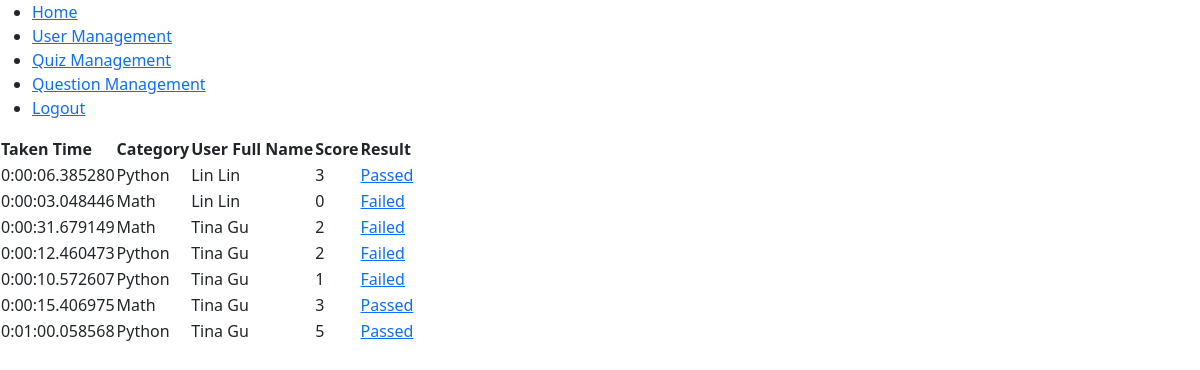
Before: /user_quiz_management/ (signed in) with the older database file.
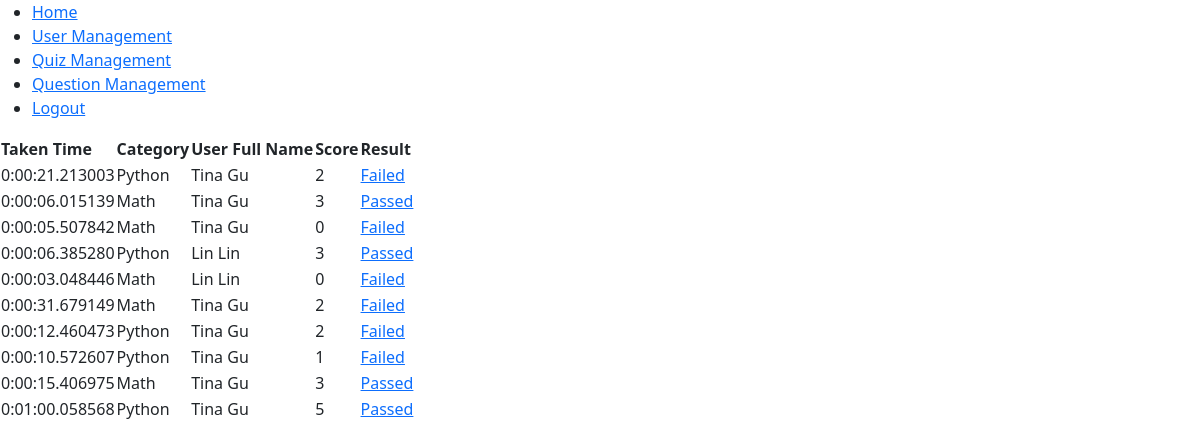
After: the same page with the newer database file.
### apps/web/models.py (models this page shows, shortened)
class Quiz(models.Model):
    user = models.ForeignKey(settings.AUTH_USER_MODEL, on_delete=models.CASCADE, related_name="quizzes_user")
    category = models.ForeignKey(Category, on_delete=models.CASCADE, related_name="quizzes_cat")
    name = models.CharField(max_length=255)
    time_start = models.DateTimeField(default=timezone.now)
    time_end = models.DateTimeField(null=True, blank=True)
    STATUS_CHOICES = (
        ('ongoing', 'Ongoing'),
        ('completed', 'Completed'),
    )
    status = models.CharField(max_length=10, choices=STATUS_CHOICES, default='ongoing')
    def calculate_duration(self):
        if self.time_end:
            return self.time_end - self.time_start
        else:
            return timezone.now() - self.time_start
    def get_score(self):
        correct_answers_count = self.quiz_questions_quiz.filter(user_choice__is_correct=True).count()
        return correct_answers_count
    def get_result(self):
        score = self.get_score()
        return 'Passed' if score >= 3 else 'Failed'

class Category(models.Model):
    name = models.CharField(max_length=50)
    is_active = models.BooleanField(default=True)

class CustomUser(AbstractUser):
    phone = models.CharField(max_length=20, blank=True, null=True)
    class Meta:
        db_table = 'custom_user'
    groups = models.ManyToManyField(
        'auth.Group',
        verbose_name='groups',
        blank=True,
        help_text='The groups this user belongs to. A user will get all permissions granted to each of their groups.',
        related_name="custom_user_set",
        related_query_name="custom_user",
    )
    user_permissions = models.ManyToManyField(
        'auth.Permission',
        verbose_name='user permissions',
        blank=True,
        help_text='Specific permissions for this user.',
        related_name="custom_user_set",
        related_query_name="custom_user",
    )

### apps/web/views.py (the view)
# urls.py: path('user_quiz_management/', UserQuizListView.as_view(), name='user_quiz_management'),
class UserQuizListView(LoginRequiredMixin,PermissionRequiredMixin,ListView):
    permission_required = 'web.view_quiz'
    model = Quiz
    template_name = 'user_management/user_quiz_management.html'
    context_object_name = 'quizzes'
    ordering = ['-time_start']
    def get_queryset(self):
        queryset = super().get_queryset()
        user = self.request.user
        user_filter = self.request.GET.get('user_id')
        print(user_filter)
        if user.is_authenticated and (user.is_staff or user.is_superuser):
            if user_filter:
                queryset = queryset.filter(user__id=user_filter)
            category_filter = self.request.GET.get('category')
            if category_filter:
                queryset = queryset.filter(category__name=category_filter)
        return queryset

### apps/web/templates/user_management/user_quiz_management.html (shortened to what this page needs)
{% extends 'base.html' %}
{% load crispy_forms_tags %}
{% block content %}
    <table>
        <thead>
            <tr>
                <th>Taken Time</th>
                <th>Category</th>
                <th>User Full Name</th>
                <th>Score</th>
                <th>Result</th>
            </tr>
        </thead>
        <tbody>
            {% for quiz in quizzes %}
            <tr onclick="window.location.href='{% url 'quiz_result' quiz.id %}';">
                <td>{{ quiz.calculate_duration }}</td>
                <td>{{ quiz.category.name }}</td>
                <td>{{ quiz.user.get_full_name }}</td>
                <td>{{ quiz.get_score }}</td>
                <td><a href="{% url 'quiz_result' quiz.id%}">{{ quiz.get_result }}</a></td>
            </tr>
            {% endfor %}
        </tbody>
    </table>
{% endblock %}

### apps/web/templates/base.html (shortened to what this page needs)
<!DOCTYPE html>
<html lang="en">
<head>
    {% load static %}
    <link href="https://cdn.jsdelivr.net/npm/bootstrap@5.3.2/dist/css/bootstrap.min.css" rel="stylesheet">
</head>
<body>
    <nav>
        <ul>
            {% if user.is_authenticated %}
                {% if user.is_staff or user.is_superuser %}
                    <li><a href="{% url 'user_management' %}">User Management</a></li>
                    <li><a href="{% url 'user_quiz_management' %}">Quiz Result Management</a></li>
                    <li><a href="{% url 'question_management' %}">Question Management</a></li>
                {% else %}
                    <li><a href="{% url 'home' %}">Home</a></li>
                    {% if perms.web.change_profile %}
                        <li><a href="{% url 'user_management' %}">User Management</a></li>
                    {% endif %}
                    {% if perms.web.change_quiz %}
                        <li><a href="{% url 'user_quiz_management' %}">Quiz Management</a></li>
                    {% endif %}
                    {% if perms.web.change_question %}
                        <li><a href="{% url 'question_management' %}">Question Management</a></li>
                    {% endif %}
                {% endif %}
                <form action="{% url 'logout' %}" method="post">
                        <li><a href="{% url 'logout' %}">Logout</a></li>
                </form>
            {% else %}
                <li><a href="{% url 'login' %}">Login</a></li>
                <li><a href="{% url 'register' %}">Register</a></li>
            {% endif %}
        </ul>
    </nav>
    {% block content %}
    {% endblock %}
</body>
</html>

Changed rows visible on the page:
added Quiz: calculate_duration "0:00:21.213003", category.name "Python", user.get_full_name "Tina Gu", get_score "2", get_result "Failed"
added Quiz: calculate_duration "0:00:06.015139", category.name "Math", user.get_full_name "Tina Gu", get_score "3", get_result "Passed"
added Quiz: calculate_duration "0:00:05.507842", category.name "Math", user.get_full_name "Tina Gu", get_score "0", get_result "Failed"
